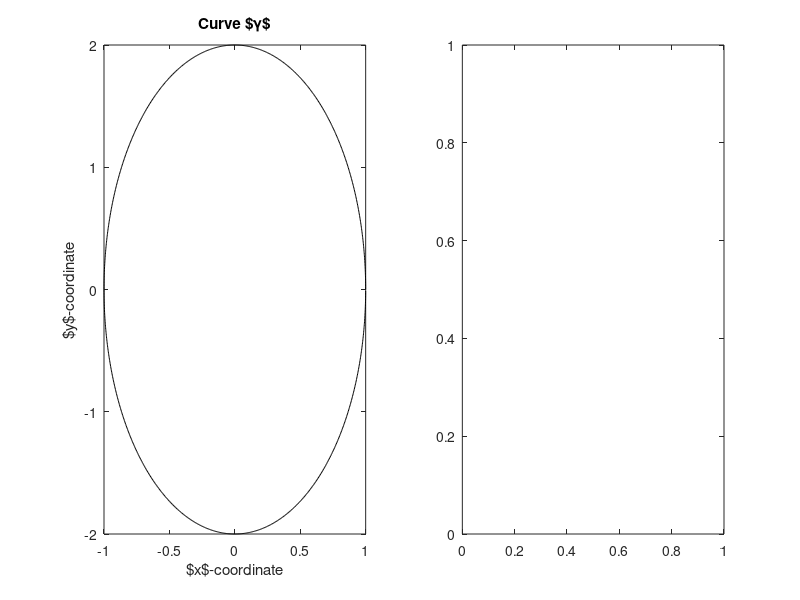

This figure's MATLAB source: (Note: this script raises an error after producing the figure.)
% DESCRIPTION:
%  Testing the distortion H for an ellipse
% AUTHOR:
%  Adam Quinn Jaffe (aqjaffe@stanford.edu)
% LAST EDITED:
%  16 July, 2019

% SETTING THE PARAMETERS
n = 1000;               % number of time discretizations
a = 1;                  % the semimajor/semiminor axes
b = 2;
rs = linspace(0,4,10);   % the Euclidean scales

% SET UP THE CURVE
t = linspace(0,1,n+1);
t = t(1:end-1);
gamma = [a*cos(2*pi*t)' b*sin(2*pi*t)']; % a circle

% RUN THE PROGRAM AND PLOT THE RESULTS
set(gcf, 'Position',  [100, 300, 800, 300])
subplot(1,2,1);
box on;
plot(gamma(:,1),gamma(:,2),'Color','black');
xlabel('$x$-coordinate');
ylabel('$y$-coordinate');
title('Curve $\gamma$')

subplot(1,2,2);
hold on;
box on;
cm = colormap(winter(length(rs)));
for ii = 1:length(rs)
    unwrapped_H = unwrap(t,H(t,gamma,rs(ii)),1);
    plot(t,unwrapped_H,'Color', cm(ii,:));
end
xlabel('parameter $s$');
title('$H(r,s)$');
colorbar('Ticks',[0,1],'TickLabels',{sprintf('$r=%0.2f$',...
    rs(1)),sprintf('$r=%0.2f$',rs(end))},'TickLabelInterpreter','latex');
